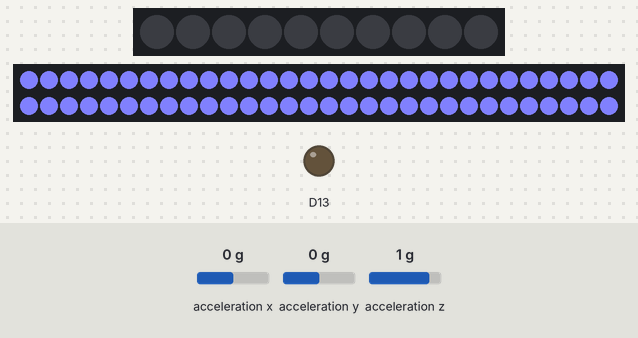
A sketch run on a simulated Adafruit Circuit Playground Express. Shown: 10 RGB LEDs in strip order, left to right, 60 RGB LEDs in strip order, left to right, continuing on the next row, output pins drawn as LEDs (lit = HIGH). The test bench sets the inputs (shaded band); at power-on: acceleration x 0 g, acceleration y 0 g, acceleration z 1 g. Dim RGB values are drawn brighter than linear; what the sketch prints to the serial monitor is not drawn.

Above: at 1.2 s.
1.3 s: acceleration x set to -1.4 g
At 2.5 s:
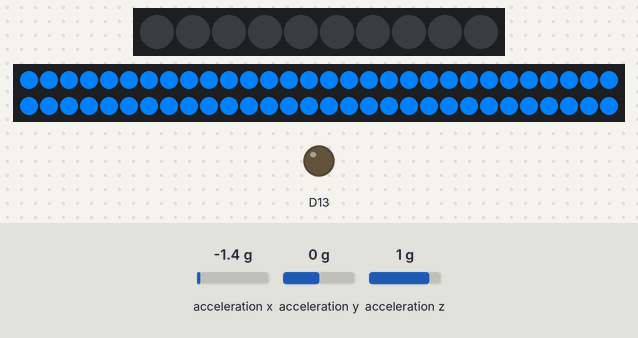
2.8 s: acceleration y set to -0.8 g
At 3.8 s:
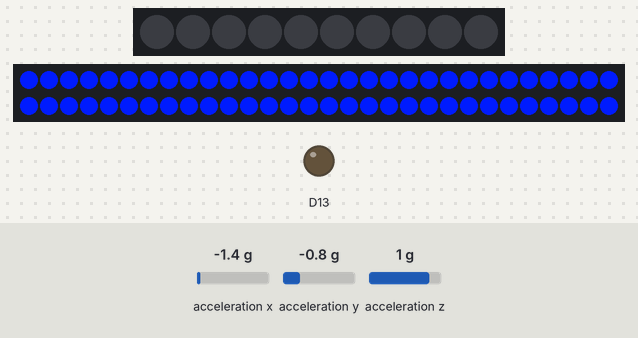
4.3 s: acceleration z set to -1.4 g
At 4.9 s:
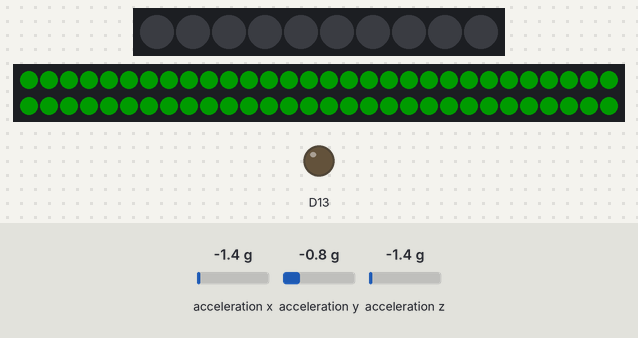
5.8 s: acceleration x set to -0.8 g
At 6.1 s:
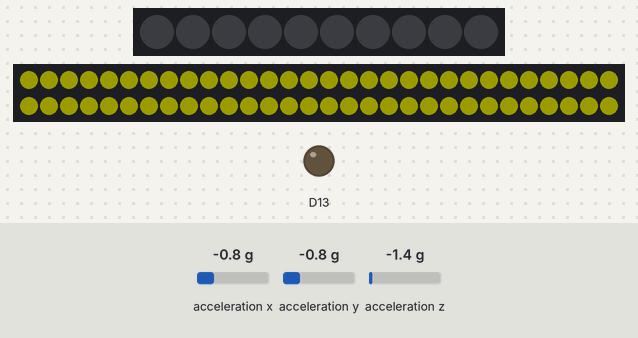
Timing chart, 0 to 6.5 s (numbered marks = the images above; inputs shaded):
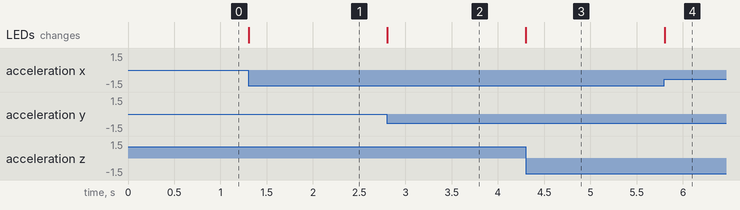

The sketch:

CircuitPlaygroundBallOfLife.ino
```cpp
#include <Adafruit_NeoPixel.h>
#include "Adafruit_CircuitPlayground.h"

#define PIN 6

// Parameter 1 = number of pixels in strip
// Parameter 2 = Arduino pin number (most are valid)
// Parameter 3 = pixel type flags, add together as needed:
//   NEO_KHZ800  800 KHz bitstream (most NeoPixel products w/WS2812 LEDs)
//   NEO_KHZ400  400 KHz (classic 'v1' (not v2) FLORA pixels, WS2811 drivers)
//   NEO_GRB     Pixels are wired for GRB bitstream (most NeoPixel products)
//   NEO_RGB     Pixels are wired for RGB bitstream (v1 FLORA pixels, not v2)
Adafruit_NeoPixel strip = Adafruit_NeoPixel(60, PIN, NEO_GRB + NEO_KHZ800);

// IMPORTANT: To reduce NeoPixel burnout risk, add 1000 uF capacitor across
// pixel power leads, add 300 - 500 Ohm resistor on first pixel's data input
// and minimize distance between Arduino and first pixel.  Avoid connecting
// on a live circuit...if you must, connect GND first.

void setup() {

  Serial.begin(115200);
  Serial.println("Ball of life");

  // Initialize Circuit Playground library.
  CircuitPlayground.begin();

  strip.begin();
  strip.show(); // Initialize all pixels to 'off'

}


// Define range of possible acceleration values.
#define MIN_ACCEL -10.0
#define MAX_ACCEL 10.0

// Define range of colors (min color and max color) using their red, green, blue components.
// First the min color:
#define MIN_COLOR_RED   0x00
#define MIN_COLOR_GREEN 0x00
#define MIN_COLOR_BLUE  0x00

// Then the max color:
#define MAX_COLOR_RED   0xFF
#define MAX_COLOR_GREEN 0xFF
#define MAX_COLOR_BLUE  0xFF

// Define each mode with the following interface for a loop and modePress
// function that will be called during the main loop and if the mode button
// was pressed respectively.  It's up to each mode implementation to fill
// these in and add their logic.
class Demo {
public:
  virtual ~Demo() {}

  virtual void loop() = 0;
  virtual void modePress() = 0;
};

// Linear interpolation function is handy for all the modes to use.
float lerp(float x, float xmin, float xmax, float ymin, float ymax) {
  if (x >= xmax) {
    return ymax;
  }
  if (x <= xmin) {
    return ymin;
  }
  return ymin + (ymax-ymin)*((x-xmin)/(xmax-xmin));
}


class TiltDemo: public Demo {
public:
  TiltDemo() {mode=0;}
  ~TiltDemo() {}

  virtual void loop() {
    // Grab the acceleration for the current mode's axis.
    float accel = 0;
    float acce2 = 0;
    float acce3 = 0;

    accel = CircuitPlayground.motionX();
    acce2 = CircuitPlayground.motionY();
    acce3 = CircuitPlayground.motionZ();


    switch (mode) {
      case 0:
        break;
      case 1:
        break;
      case 2:

        break;
    }

    // Now interpolate the acceleration into a color for the pixels.
    uint8_t red = (uint8_t)lerp(accel, MIN_ACCEL, MAX_ACCEL, MIN_COLOR_RED, MAX_COLOR_RED);
    uint8_t green = (uint8_t)lerp(acce2, MIN_ACCEL, MAX_ACCEL, MIN_COLOR_GREEN, MAX_COLOR_GREEN);
    uint8_t blue = (uint8_t)lerp(acce3, MIN_ACCEL, MAX_ACCEL, MIN_COLOR_BLUE, MAX_COLOR_BLUE);

    Serial.print("red: "); Serial.print(red, DEC);
    Serial.print(" green: "); Serial.print(green, DEC);
    Serial.print(" blue: "); Serial.print(blue, DEC);
    Serial.println("");


    // Light up all the pixels the interpolated color.
    for (int i=0; i<strip.numPixels(); ++i) {
      strip.setPixelColor(i, red, green, blue);

    }
    strip.show();
  }

  virtual void modePress() {
    // Change the mode (axis being displayed) to a value inside 0-2 for X, Y, Z.
    mode += 1;
    if (mode > 2) {
      mode = 0;
    }
  }

private:
  int mode = 0;
};


void MakeRed() {
  for (int i=0; i<strip.numPixels(); ++i) {
      strip.setPixelColor(i, 0xFF, 0, 0);
    }
    strip.show();
}

TiltDemo d;
void loop() {
  // MakeRed();
  d.loop();
}
```

Measured:
- after the input at 1.3 s, the LEDs: change at once (image 1)
- after the input at 2.8 s, the LEDs: change at once (image 2)
- after the input at 4.3 s, the LEDs: change at once (image 3)
- after the input at 5.8 s, the LEDs: change at once (image 4)
